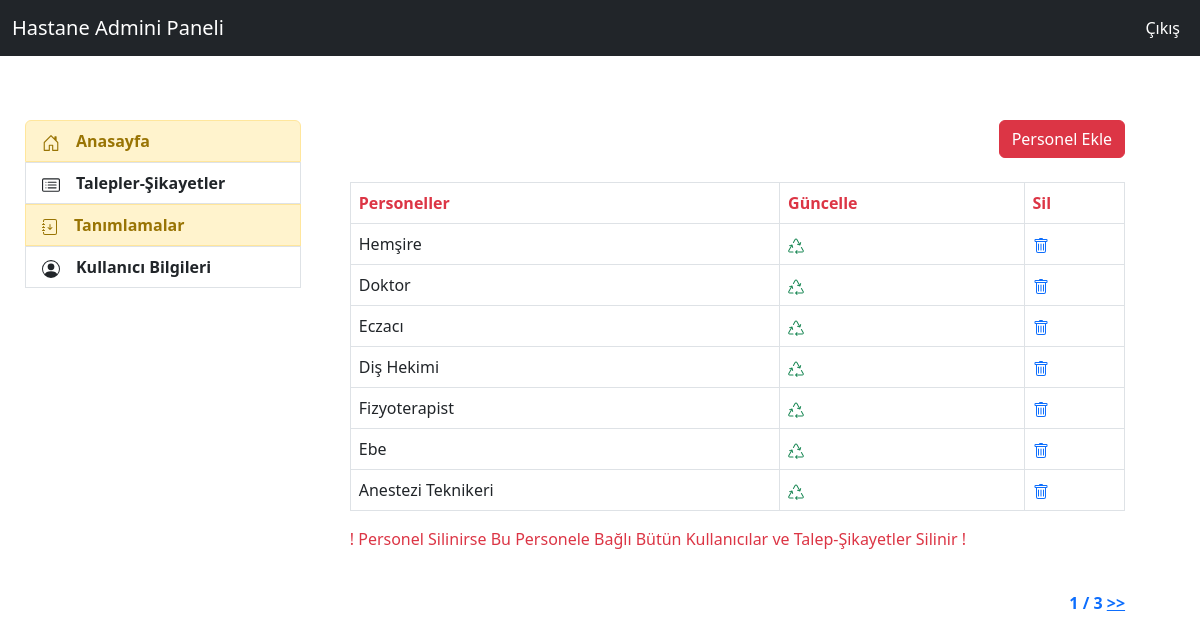
Screenshot of /feedbacks/admin_personel (signed in) with the database file from the repository.
### feedback/models.py (models this page shows, shortened)
class FeedbackPersonel(models.Model):
    idcompany= models.ForeignKey(Company,on_delete=models.CASCADE,verbose_name="Hastane")
    name = models.CharField(max_length=35,verbose_name="Personel Adı")

### feedback/views.py (the view)
# urls.py: path('admin_personel',views.admin_personel,name="admin_personel"),
@login_required(login_url="user:login")
def admin_personel(request):
    k_user = request.user
    d_user = UserAddProfile.objects.filter(user=k_user).first()
    company_id = d_user.user_company
    personel_list = FeedbackPersonel.objects.filter(idcompany=company_id)
    form = FeedbackPersonelForm(request.POST or None)
    paginator = Paginator(personel_list, 7)
    page = request.GET.get('sayfa')
    try:
        personel_all = paginator.page(page)
    except PageNotAnInteger:
        personel_all = paginator.page(1)
    except EmptyPage:
        personel_all = paginator.page(paginator.num_pages)
    context={
        "personel_all":personel_all,
        "form":form
    }
    if form.is_valid():
        f_type = form.save(commit=False)
        f_type.idcompany = company_id
        f_type.save()
        messages.success(request,"Personel Oluşturuldu.")
        return render(request,"admin/admin_personel.html",context)
    return render(request,"admin/admin_personel.html",context)

### templates/admin/admin_personel.html (shortened to what this page needs)
{% extends "admin/layout.html" %}
{% block content %}
{% load crispy_forms_tags %}
{% if personel_all %}
<div class="d-flex justify-content-end ">
    <div class="col-example">
        <button class="btn btn-danger" type="button" data-bs-toggle="collapse" data-bs-target="#collapseExamplePersonelAdd" aria-expanded="false" aria-controls="collapseExample">
        Personel Ekle</button>
    </div>
</div><br>
<table class="table table-bordered">
  <thead>
    <tr>
      <th scope="col" class="text-danger">Personeller</th>
      <th scope="col" class="text-danger">Güncelle</th>
      <th scope="col" class="text-danger">Sil</th>
    </tr>
  </thead>
  <tbody>
  {% for personel in personel_all %}
        <tr>
            <td>{{personel.name}}</td>
            <td><a class="text-success" href="{% url 'feedback:admin_personel_update' personel.id %}">
            </a></td>
            <td><a href="{% url 'feedback:admin_personel_delete' personel.id %}">
            </a></td>
        </tr>
  {% endfor %}
  </tbody>
</table>
<p class="text-danger">! Personel Silinirse Bu Personele Bağlı Bütün Kullanıcılar ve Talep-Şikayetler Silinir !</p><br>
 <div class="d-flex justify-content-end ">
            <div class="pagination">
                <span class="step-links">
                    <span class="text-primary">
                        <b>{{ personel_all.number }} / {{ personel_all.paginator.num_pages }}</b>
                    </span>
                    {% if personel_all.has_next %}
                        <a class="text-primary" href="?sayfa={{ personel_all.next_page_number }}"><b>>></b></a>
                    {% endif %}
                </span>
            </div>
        </div><br><br>
<br>
{% endif %}
{% endblock  %}

### rows the page displays
FeedbackPersonel: name "Hemşire"
FeedbackPersonel: name "Doktor"
FeedbackPersonel: name "Eczacı"
FeedbackPersonel: name "Diş Hekimi"
FeedbackPersonel: name "Fizyoterapist"
FeedbackPersonel: name "Ebe"
FeedbackPersonel: name "Anestezi Teknikeri"

### other values shown
{{ personel_all.number }} "1"
{{ personel_all.paginator.num_pages }} "3"
